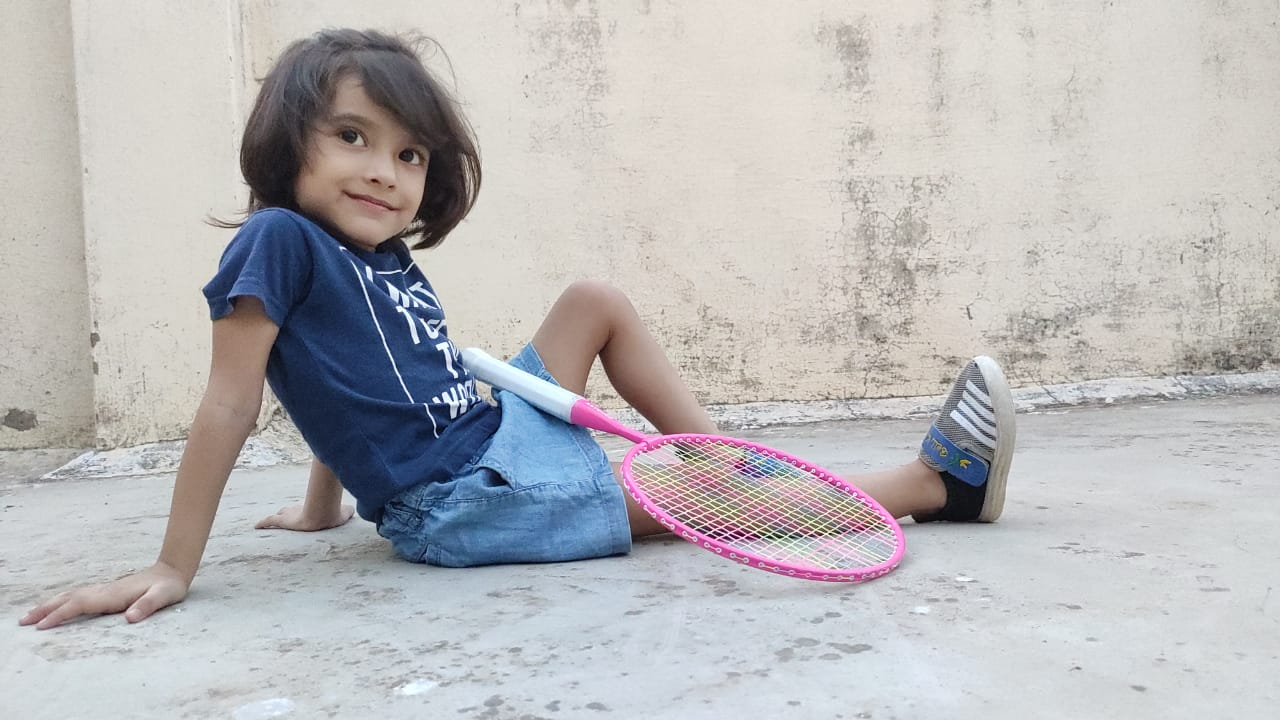
#> input picture Face_Detection/train/Samridhi/IMG-20200630-WA0016.jpg, 1280 x 720 px, found by its file name; its folder holds 3 pictures in this run
$ python faces_train.py
#> lines starting #> are read from the running program, lines starting #| are printed output that depends on the picture
import os
import numpy as np
import cv2 as cv


people = ['Samridhi']

DIR=r'C:\Users\acer\Desktop\Open_CV\Face_Detection\train'
haar_cascade = cv.CascadeClassifier('haar_face.xml')

features=[]
labels=[]


def create_train():
    for person in people:
        path= os.path.join(DIR, person)
        label=people.index(person)


        for img in os.listdir(path):
            img_path=os.path.join(path,img)

            img_array=cv.imread(img_path)
#> img_array is the input picture: shape (720, 1280, 3); mean B, G, R 185.6, 184.1, 185.2
            if img_array is None:
                continue
            gray=cv.cvtColor(img_array, cv.COLOR_BGR2GRAY)
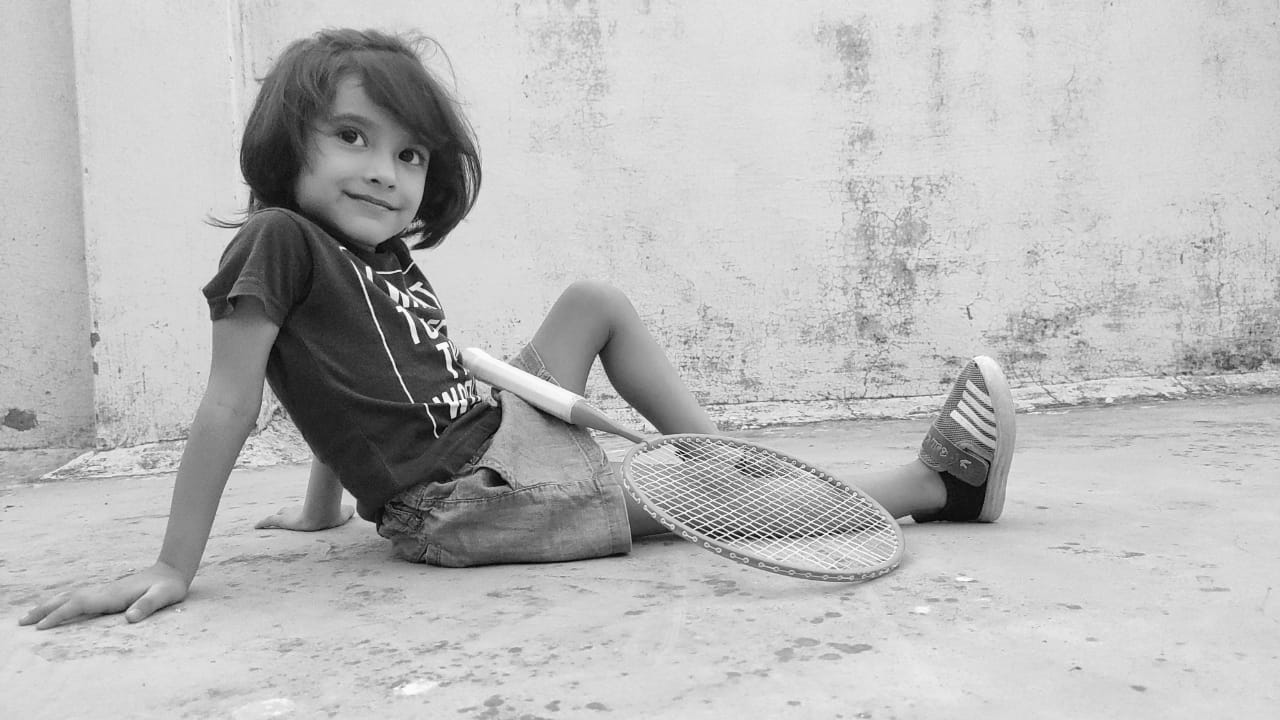
#> gray: shape (720, 1280); min 0, max 255, mean 184.6

            faces_rect= haar_cascade.detectMultiScale(gray, scaleFactor=1.1, minNeighbors=4)
#> faces_rect = [[299, 90, 147, 147]]
            for (x,y,w,h) in faces_rect:
                faces_roi = gray[y:y+h, x:x+w]
                features.append(faces_roi)
                labels.append(label)
#> this loop made 1 pass
#> pass 1, in create_train, `faces_roi = gray[y:y+h, x:x+w]`:
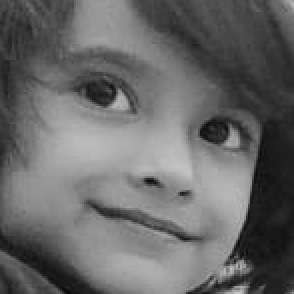
#> faces_roi: shape (147, 147) (shown 2 times larger); min 10, max 200, mean 103.9
#> after the loop, features = 1 item; labels = [0]

create_train()
print('Training done ---------------')

features = np.array(features, dtype='object')
labels = np.array(labels)

face_recognizer = cv.face.LBPHFaceRecognizer_create()

# Train the Recognizer on the features list and the labels list
face_recognizer.train(features,labels)

face_recognizer.save('face_trained.xml')
np.save('features.npy', features)
np.save('labels.npy', labels)

$ run again, on Face_Detection/train/Samridhi/IMG-20200630-WA0017.jpg
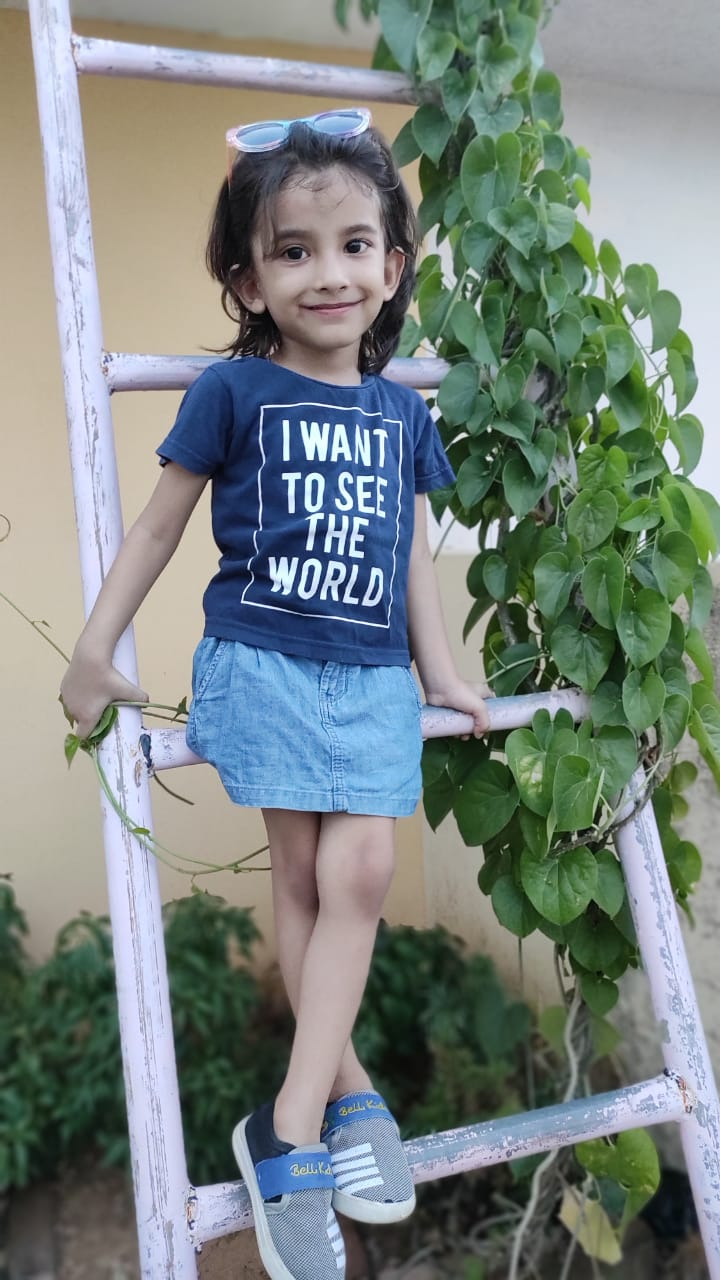
#> input picture Face_Detection/train/Samridhi/IMG-20200630-WA0017.jpg, 720 x 1280 px, found by its file name
#> in create_train, img_array is the input picture: shape (1280, 720, 3); mean B, G, R 127.3, 131.4, 120.7
#> in create_train, `gray=cv.cvtColor(img_array, cv.COLOR_BGR2GRAY)`:
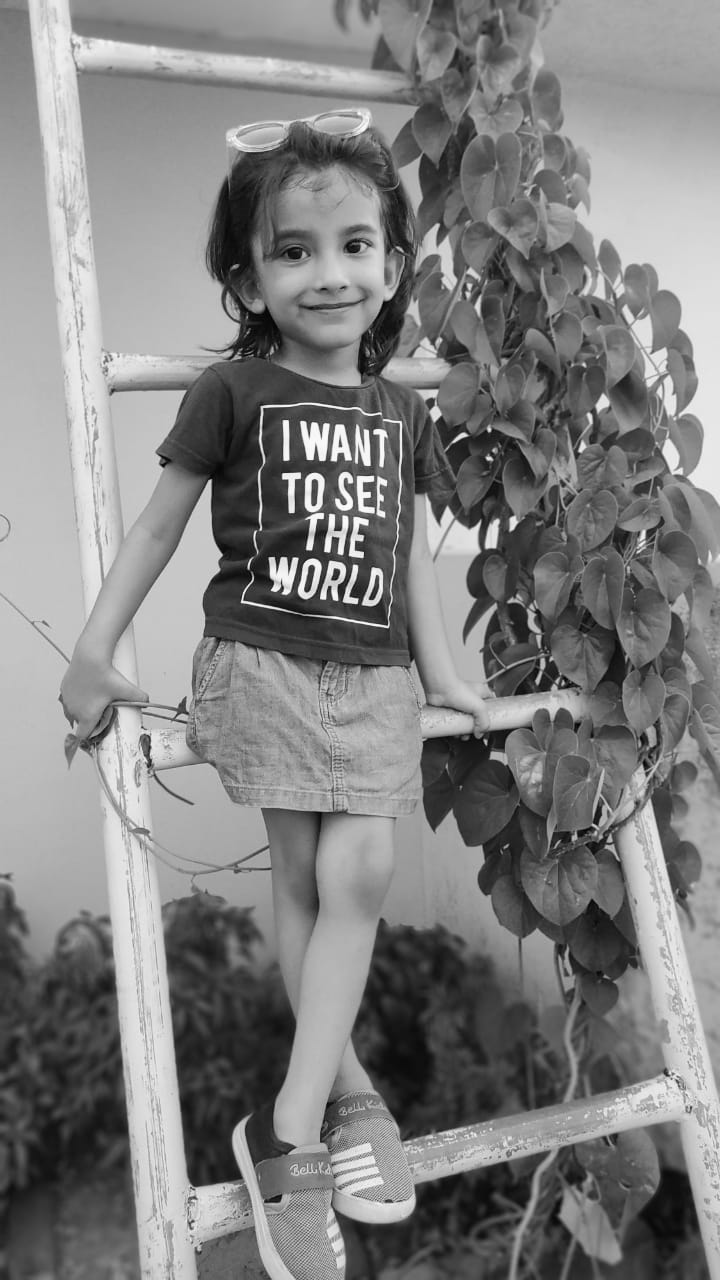
#> gray: shape (1280, 720); min 0, max 253, mean 127.7
#> faces_rect = [[254, 1125, 85, 85], [237, 178, 177, 177]]
#> the loop in create_train, `for (x,y,w,h) in faces_rect:` made 2 passes
#> pass 2, in create_train, `faces_roi = gray[y:y+h, x:x+w]`:
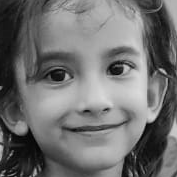
#> faces_roi: shape (177, 177); min 0, max 220, mean 111.3
#> after the loop in create_train, `for (x,y,w,h) in faces_rect:`: features = 2 items; labels = [0, 0]
